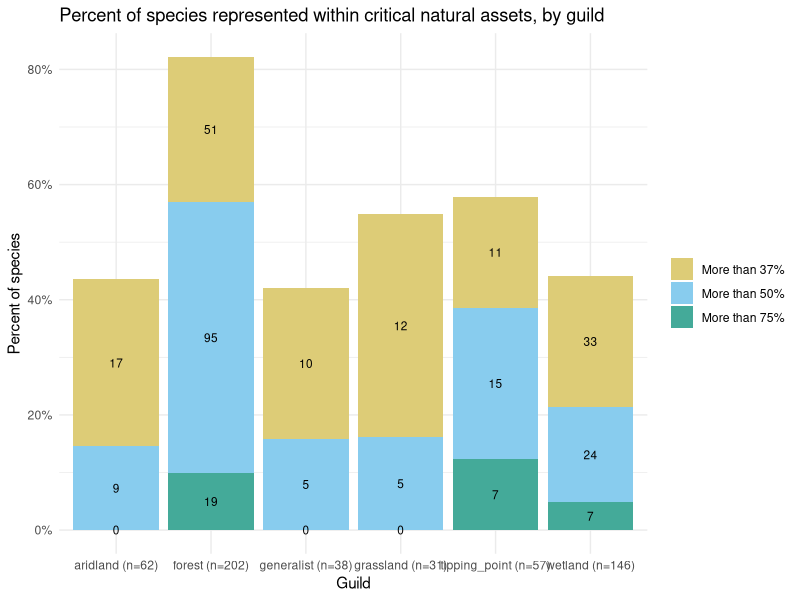
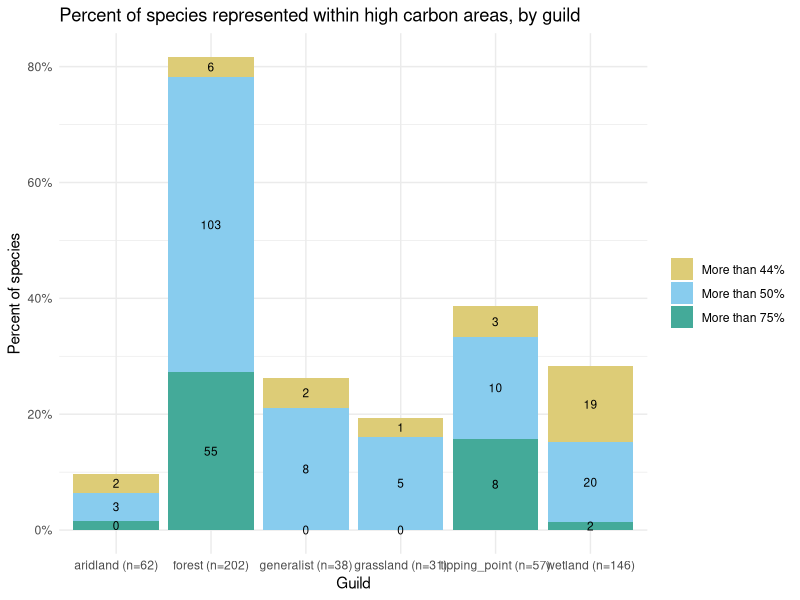

Write R code to recreate these figures, in order.
# bar plots for bird species represented in CNA and high carbon areas
# Sept 25 2023

# create bar plots with CNA results ---------------------
library(tidyverse)

#load data
summary_pct_pop_guild_cna <- read_csv("outputs/summary_pct_pop_guild_cna_16Sept2023.csv")

# make mutually exclusive categories for stacked bar chart
summary_pct_pop_guild_cna_mutuallyexclusive <- summary_pct_pop_guild_cna %>%
  mutate(more37_only = more37 - more50, more50_only = more50 - more75)
summary_pct_pop_guild_cna_select <- summary_pct_pop_guild_cna_mutuallyexclusive %>%
  select(guild, n, more37_only, more50_only, more75)

summary_longer_cna <- pivot_longer(summary_pct_pop_guild_cna_select, cols=3:5, names_to="category", values_to="pct_spp")

#add a column for spp counts
summary_longer_cna <- summary_longer_cna %>%
  mutate(spp_counts = pct_spp*n) %>%
  mutate(spp_counts = as.integer(spp_counts))

#add a column for n_spp per guild
summary_longer_cna <- summary_longer_cna %>%
  mutate(guild_n = paste0(guild," (n=", n, ")"))

#plot CNA results (stacked bar plot)
plot_cna <- ggplot(summary_longer_cna, aes(x=guild_n, y=pct_spp, fill=category)) +
  geom_bar(stat="identity", position="stack") +
  geom_text(aes(label = spp_counts), size = 3, position = position_stack(vjust = 0.5)) +
  ggtitle("Percent of species represented within critical natural assets, by guild") +
  xlab("Guild") +
  ylab("Percent of species") +
  scale_fill_discrete(labels=c('More than 37%', 'More than 50%', 'More than 75%'), 
                      type=c("#DDCC77", "#88CCEE", "#44AA99")) +
  scale_y_continuous(labels = scales::percent) +
  theme_minimal() +
  theme(legend.title=element_blank())
plot_cna


# create bar plots with high carbon (90pct of carbon) results

#load data
summary_pct_pop_guild_carbon_90pct <- read_csv("outputs/summary_pct_pop_guild_carbon_21Sep2023.csv")

#add column for n species
n_spp <- summary_pct_pop_guild_cna %>%
  select(guild, n)
summary_pct_pop_guild_carbon_90pct <- left_join(summary_pct_pop_guild_carbon_90pct, n_spp, by="guild")

# make mutually exclusive categories for stacked bar chart
summary_pct_pop_carbon_mutuallyexclusive <- summary_pct_pop_guild_carbon_90pct %>%
  mutate(more44_only = more44 - more50, more50_only = more50 - more75)
summary_pct_pop_carbon_select <- summary_pct_pop_carbon_mutuallyexclusive %>%
  select(guild, n, more44_only, more50_only, more75)

summary_longer_carbon <- pivot_longer(summary_pct_pop_carbon_select, cols=3:5, names_to="category", values_to="pct_spp") #check column numbers!

#add a column for spp counts
summary_longer_carbon <- summary_longer_carbon %>%
  mutate(spp_counts = pct_spp*n) %>%
  mutate(spp_counts = as.integer(spp_counts))

#add a column for n_spp per guild
summary_longer_carbon <- summary_longer_carbon %>%
  mutate(guild_n = paste0(guild," (n=", n, ")"))

# plot carbon results (stacked bar plot)
plot_carbon <- ggplot(summary_longer_carbon, aes(x=guild_n, y=pct_spp, fill=category)) +
  geom_bar(stat="identity", position="stack") +
  geom_text(aes(label = spp_counts), size = 3, position = position_stack(vjust = 0.5)) +
  ggtitle("Percent of species represented within high carbon areas, by guild") +
  xlab("Guild") +
  ylab("Percent of species") +
  scale_fill_discrete(labels=c('More than 44%', 'More than 50%', 'More than 75%'), 
                      type=c("#DDCC77", "#88CCEE", "#44AA99")) +
  scale_y_continuous(labels = scales::percent) +
  theme_minimal() +
  theme(legend.title=element_blank())
plot_carbon
